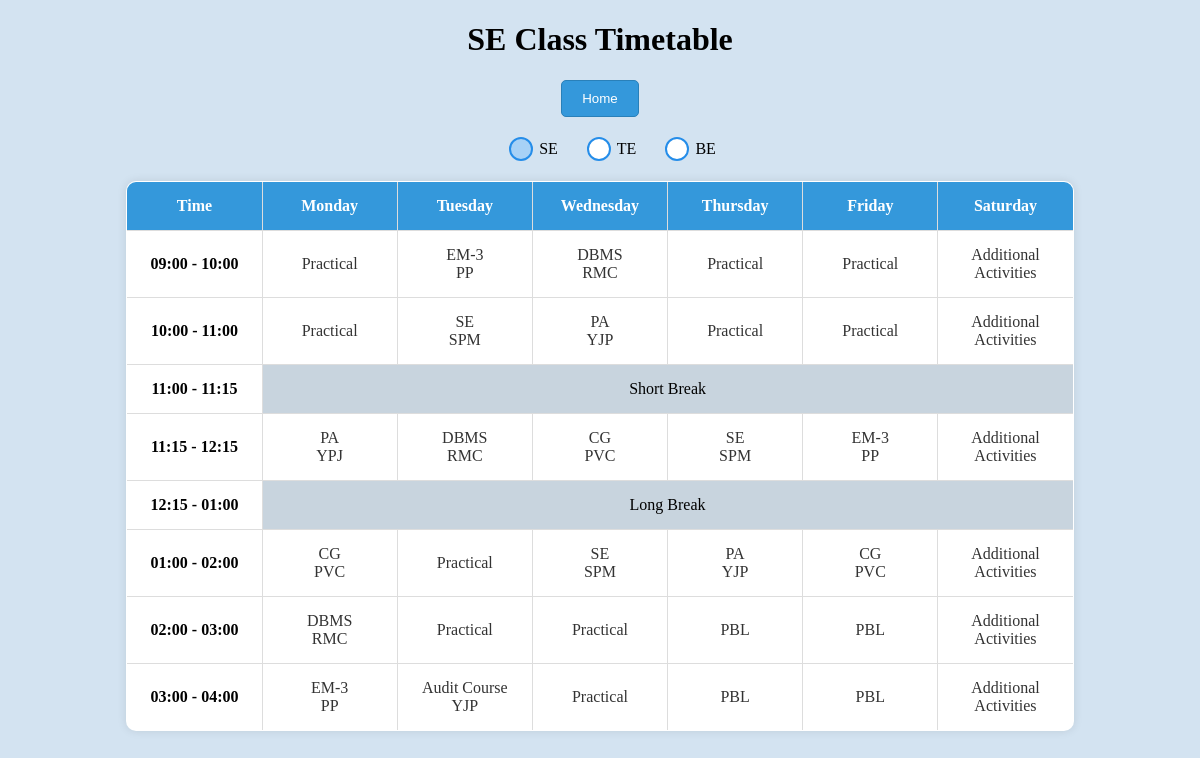
Page /se_tt on the earlier database version.
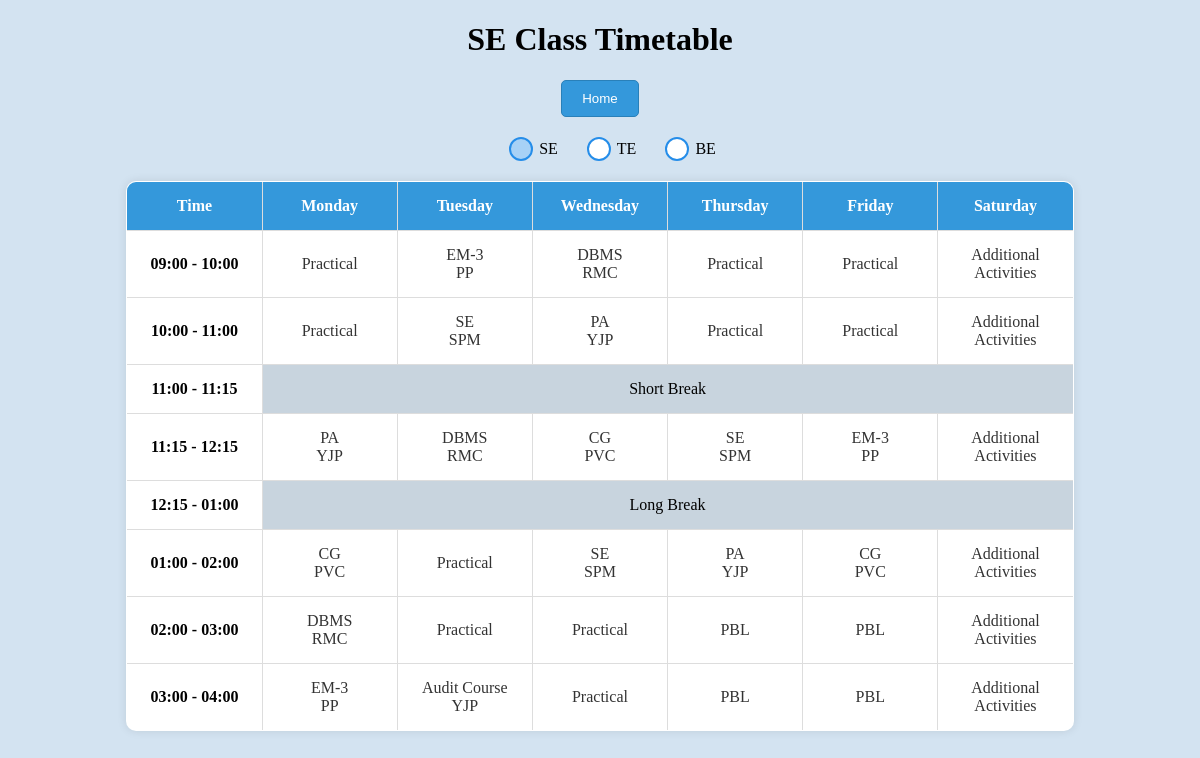
Same page on the later database version.
### tables this page shows
CREATE TABLE "SE_TT" (
    id INTEGER PRIMARY KEY,
    day TEXT NOT NULL,
    time_slot TEXT NOT NULL,
    subject TEXT,
    instructor TEXT,
    room TEXT,
    UNIQUE (day, time_slot)
);

### app.py (the view)
@app.route('/se_tt')
def se_tt():
    timetable_data = query_db('SELECT * FROM SE_TT ORDER BY day, time_slot')
    return render_template('se_tt.html',timetable_data = timetable_data)

### app.py (called while the page is built)
def get_db():
    db = getattr(g, '_database', None)
    if db is None:
        db = g._database = sqlite3.connect(app.config['DATABASE'])
        db.row_factory = sqlite3.Row
    return db

def query_db(query, args=(), one=False):
    cur = get_db().execute(query, args)
    result = cur.fetchall()
    cur.close()
    column_names = [column[0] for column in cur.description]
    if not result:
        return None
    if one:
        return dict(zip(column_names, result[0]))
    return [dict(zip(column_names, row)) for row in result]

### templates/se_tt.html (shortened to what this page needs)
<!DOCTYPE html>
<html lang="en">
<head>
</head>
<body>
  <h1>SE Class Timetable</h1>
  <button class="home-button" onclick="redirectToAdminOptions()">Home</button>
  <div class="toggles">
    <label for="seRadio">SE</label>
    <label for="teRadio">TE</label>
    <label for="beRadio">BE</label>
  </div>
  <table border="1" class = "timetable-table">
    <tr>
      <th>Time</th>
      <th>Monday</th>
      <th>Tuesday</th>
      <th>Wednesday</th>
      <th>Thursday</th>
      <th>Friday</th>
      <th>Saturday</th>
    </tr>
    {% for time_slot in ['09:00 - 10:00', '10:00 - 11:00', '11:00 - 11:15', '11:15 - 12:15', '12:15 - 01:00', '01:00 - 02:00', '02:00 - 03:00','03:00 - 04:00'] %}
    <tr>
      <td>{{ time_slot }}</td>
      {% for day in ['Monday', 'Tuesday', 'Wednesday', 'Thursday', 'Friday', 'Saturday'] %}
      {% if time_slot == '11:00 - 11:15' or time_slot == '12:15 - 01:00' %}
      {% if day == 'Monday' %}
      <td colspan="6" style="background-color: rgb(200, 212, 222); text-align: center;">
        {% if time_slot == '11:00 - 11:15' %}
        Short Break
        {% elif time_slot == '12:15 - 01:00' %}
        Long Break
        {% endif %}
      </td>
      {% endif %}
      {% else %}
      <td>
        {% for entry in timetable_data %}
          {% if entry.day == day and entry.time_slot == time_slot %}
            {% if entry.instructor is not none %}
              <a onclick='confirmNavigation("{{ entry.subject }}", "{{ entry.time_slot }}", "{{ entry.instructor }}")'>
                {{ entry.subject }} <br>
                {{ entry.instructor }} <br>
              </a>
            {% else %}
              <a onclick='confirmNavigation("{{ entry.subject }}", "{{ entry.time_slot }}")'>
                {{ entry.subject }} <br>
              </a>
            {% endif %}
          {% endif %}
        {% endfor %}
      </td>
      {% endif %}
      {% endfor %}
    </tr>
    {% endfor %}
  </table>
</body>
</html>

### templates/se_tt.html (style rules this page uses)
h1 { text-align: center; }
body { background-color: #D3E3F1; }
table { border-collapse: collapse; width: 50%; margin: auto; background-color: #fff; }
th, td { text-align: center; padding: 8px 0px 8px 0px; border: 1px solid black; }
td { transition: background-color 0.3s ease-in-out; width: 80px; }
tr>td:nth-child(1) { font-weight: bold; }
a { text-decoration: none; color: inherit; cursor: pointer; display: block; }
input[type="radio"]+label { position: relative; padding-left: 30px; cursor: pointer; display: inline-block; line-height: 24px; font-size: 16px; }
input[type="radio"]+label:before { content: ""; position: absolute; left: 0; top: 50%; transform: translateY(-50%); width: 20px; height: 20px; border: 2px solid rgb(37, 141, 233); background-color: #fff; border-radius: 50%; transition: background-color 0.3s ease-in-out; }
input[type="radio"]:checked+label:before { background-color: rgb(167, 209, 246); }
.toggles { margin: 20px; text-align: center; }
.home-button { display: block; margin: 20px auto; padding: 10px 20px; text-align: center; text-decoration: none; color: #fff; background-color: #3498db; border: 1px solid #2980b9; border-radius: 5px; cursor: pointer; transition: background-color 0.3s ease-in-out; }
table { border-collapse: collapse; width: 80%; margin: auto; background-color: #fff; margin-top: 20px; border-radius: 10px; overflow: hidden; box-shadow: 0 0 10px rgba(0, 0, 0, 0.1); }
th, td { text-align: center; padding: 15px 10px; border: 1px solid #ddd; }
th { background-color: #3498db; color: #fff; }
td { transition: background-color 0.3s ease-in-out; }
td a { color: #333; text-decoration: none; display: block; }

Differences in the rows shown:
changed SE_TT (number 13 of 36 on the later page): instructor "YPJ" → "YJP"
